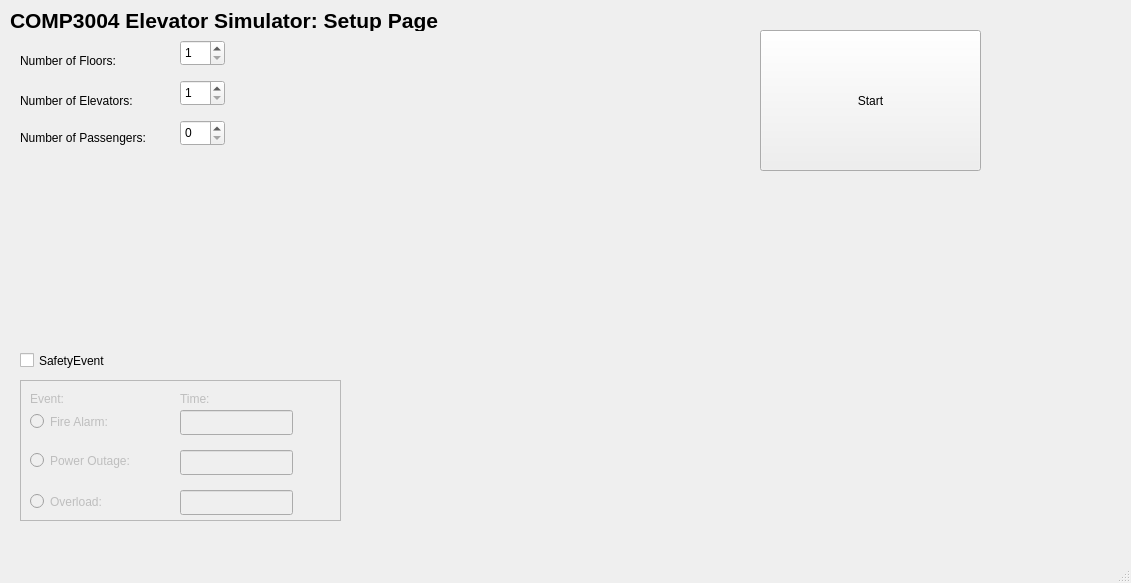
<?xml version="1.0" encoding="UTF-8"?>
<ui version="4.0">
 <class>MainWindow</class>
 <widget class="QMainWindow" name="MainWindow">
  <property name="geometry">
   <rect>
    <x>0</x>
    <y>0</y>
    <width>1131</width>
    <height>583</height>
   </rect>
  </property>
  <property name="windowTitle">
   <string>MainWindow</string>
  </property>
  <widget class="QWidget" name="centralwidget">
   <widget class="QStackedWidget" name="stackedWidget">
    <property name="geometry">
     <rect>
      <x>0</x>
      <y>0</y>
      <width>1131</width>
      <height>541</height>
     </rect>
    </property>
    <property name="currentIndex">
     <number>0</number>
    </property>
    <widget class="QWidget" name="setupPage">
     <widget class="QLabel" name="label">
      <property name="geometry">
       <rect>
        <x>10</x>
        <y>10</y>
        <width>511</width>
        <height>21</height>
       </rect>
      </property>
      <property name="font">
       <font>
        <pointsize>16</pointsize>
        <weight>75</weight>
        <bold>true</bold>
       </font>
      </property>
      <property name="text">
       <string>COMP3004 Elevator Simulator: Setup Page</string>
      </property>
     </widget>
     <widget class="QLabel" name="floorLabel">
      <property name="geometry">
       <rect>
        <x>20</x>
        <y>50</y>
        <width>121</width>
        <height>21</height>
       </rect>
      </property>
      <property name="text">
       <string>Number of Floors:</string>
      </property>
     </widget>
     <widget class="QSpinBox" name="elevatorsInput">
      <property name="geometry">
       <rect>
        <x>180</x>
        <y>80</y>
        <width>45</width>
        <height>26</height>
       </rect>
      </property>
      <property name="minimum">
       <number>1</number>
      </property>
      <property name="maximum">
       <number>10</number>
      </property>
     </widget>
     <widget class="QLabel" name="elevatorLabel">
      <property name="geometry">
       <rect>
        <x>20</x>
        <y>90</y>
        <width>141</width>
        <height>21</height>
       </rect>
      </property>
      <property name="text">
       <string>Number of Elevators:</string>
      </property>
     </widget>
     <widget class="QCheckBox" name="safetyCheckbox">
      <property name="geometry">
       <rect>
        <x>20</x>
        <y>350</y>
        <width>101</width>
        <height>21</height>
       </rect>
      </property>
      <property name="text">
       <string>SafetyEvent</string>
      </property>
     </widget>
     <widget class="QSpinBox" name="passengersInput">
      <property name="geometry">
       <rect>
        <x>180</x>
        <y>120</y>
        <width>45</width>
        <height>26</height>
       </rect>
      </property>
      <property name="minimum">
       <number>0</number>
      </property>
      <property name="maximum">
       <number>10</number>
      </property>
     </widget>
     <widget class="QFrame" name="safetyFrame">
      <property name="enabled">
       <bool>false</bool>
      </property>
      <property name="geometry">
       <rect>
        <x>20</x>
        <y>380</y>
        <width>321</width>
        <height>141</height>
       </rect>
      </property>
      <property name="frameShape">
       <enum>QFrame::StyledPanel</enum>
      </property>
      <property name="frameShadow">
       <enum>QFrame::Raised</enum>
      </property>
      <widget class="QRadioButton" name="fireButton">
       <property name="geometry">
        <rect>
         <x>10</x>
         <y>30</y>
         <width>106</width>
         <height>23</height>
        </rect>
       </property>
       <property name="text">
        <string>Fire Alarm:</string>
       </property>
      </widget>
      <widget class="QRadioButton" name="powerOutButton">
       <property name="geometry">
        <rect>
         <x>10</x>
         <y>70</y>
         <width>121</width>
         <height>21</height>
        </rect>
       </property>
       <property name="text">
        <string>Power Outage:</string>
       </property>
      </widget>
      <widget class="QRadioButton" name="overloadButton">
       <property name="geometry">
        <rect>
         <x>10</x>
         <y>110</y>
         <width>106</width>
         <height>23</height>
        </rect>
       </property>
       <property name="text">
        <string>Overload:</string>
       </property>
      </widget>
      <widget class="QLineEdit" name="fireInput">
       <property name="geometry">
        <rect>
         <x>160</x>
         <y>30</y>
         <width>113</width>
         <height>25</height>
        </rect>
       </property>
      </widget>
      <widget class="QLineEdit" name="powerOutInput">
       <property name="geometry">
        <rect>
         <x>160</x>
         <y>70</y>
         <width>113</width>
         <height>25</height>
        </rect>
       </property>
      </widget>
      <widget class="QLineEdit" name="overloadInput">
       <property name="geometry">
        <rect>
         <x>160</x>
         <y>110</y>
         <width>113</width>
         <height>25</height>
        </rect>
       </property>
      </widget>
      <widget class="QLabel" name="label_9">
       <property name="geometry">
        <rect>
         <x>10</x>
         <y>10</y>
         <width>62</width>
         <height>17</height>
        </rect>
       </property>
       <property name="text">
        <string>Event:</string>
       </property>
      </widget>
      <widget class="QLabel" name="label_10">
       <property name="geometry">
        <rect>
         <x>160</x>
         <y>10</y>
         <width>62</width>
         <height>17</height>
        </rect>
       </property>
       <property name="text">
        <string>Time:</string>
       </property>
      </widget>
     </widget>
     <widget class="QLabel" name="passengerLabel">
      <property name="geometry">
       <rect>
        <x>20</x>
        <y>130</y>
        <width>161</width>
        <height>16</height>
       </rect>
      </property>
      <property name="text">
       <string>Number of Passengers:</string>
      </property>
     </widget>
     <widget class="QPushButton" name="startButton">
      <property name="geometry">
       <rect>
        <x>760</x>
        <y>30</y>
        <width>221</width>
        <height>141</height>
       </rect>
      </property>
      <property name="text">
       <string>Start</string>
      </property>
     </widget>
     <widget class="QSpinBox" name="floorsInput">
      <property name="geometry">
       <rect>
        <x>180</x>
        <y>40</y>
        <width>45</width>
        <height>26</height>
       </rect>
      </property>
      <property name="minimum">
       <number>1</number>
      </property>
      <property name="maximum">
       <number>10</number>
      </property>
     </widget>
     <widget class="QWidget" name="verticalLayoutWidget_2">
      <property name="geometry">
       <rect>
        <x>20</x>
        <y>150</y>
        <width>591</width>
        <height>191</height>
       </rect>
      </property>
      <layout class="QVBoxLayout" name="passengerEditorFrame"/>
     </widget>
    </widget>
    <widget class="QWidget" name="simulationPage">
     <widget class="QLabel" name="label_2">
      <property name="geometry">
       <rect>
        <x>10</x>
        <y>10</y>
        <width>571</width>
        <height>21</height>
       </rect>
      </property>
      <property name="font">
       <font>
        <pointsize>16</pointsize>
        <weight>75</weight>
        <bold>true</bold>
       </font>
      </property>
      <property name="text">
       <string>COMP3004 Elevator Simulator: Simulation Page</string>
      </property>
     </widget>
     <widget class="QPushButton" name="resumeButton">
      <property name="enabled">
       <bool>false</bool>
      </property>
      <property name="geometry">
       <rect>
        <x>900</x>
        <y>60</y>
        <width>101</width>
        <height>101</height>
       </rect>
      </property>
      <property name="text">
       <string>Resume</string>
      </property>
      <property name="checkable">
       <bool>false</bool>
      </property>
     </widget>
     <widget class="QPushButton" name="pauseButton">
      <property name="geometry">
       <rect>
        <x>900</x>
        <y>210</y>
        <width>101</width>
        <height>101</height>
       </rect>
      </property>
      <property name="text">
       <string>Pause</string>
      </property>
     </widget>
     <widget class="QPushButton" name="stopButton">
      <property name="geometry">
       <rect>
        <x>900</x>
        <y>360</y>
        <width>101</width>
        <height>101</height>
       </rect>
      </property>
      <property name="text">
       <string>Stop</string>
      </property>
     </widget>
     <widget class="QPushButton" name="resetButton">
      <property name="enabled">
       <bool>false</bool>
      </property>
      <property name="geometry">
       <rect>
        <x>1020</x>
        <y>360</y>
        <width>81</width>
        <height>41</height>
       </rect>
      </property>
      <property name="text">
       <string>Reset</string>
      </property>
     </widget>
     <widget class="QPushButton" name="exitButton">
      <property name="enabled">
       <bool>false</bool>
      </property>
      <property name="geometry">
       <rect>
        <x>1020</x>
        <y>424</y>
        <width>81</width>
        <height>41</height>
       </rect>
      </property>
      <property name="text">
       <string>Exit</string>
      </property>
     </widget>
     <widget class="QWidget" name="verticalLayoutWidget">
      <property name="geometry">
       <rect>
        <x>10</x>
        <y>90</y>
        <width>861</width>
        <height>431</height>
       </rect>
      </property>
      <layout class="QVBoxLayout" name="consoleLayout"/>
     </widget>
     <widget class="QLabel" name="label_3">
      <property name="geometry">
       <rect>
        <x>20</x>
        <y>60</y>
        <width>111</width>
        <height>17</height>
       </rect>
      </property>
      <property name="text">
       <string>Output Console:</string>
      </property>
     </widget>
    </widget>
   </widget>
  </widget>
  <widget class="QMenuBar" name="menubar">
   <property name="geometry">
    <rect>
     <x>0</x>
     <y>0</y>
     <width>1131</width>
     <height>22</height>
    </rect>
   </property>
  </widget>
  <widget class="QStatusBar" name="statusbar"/>
 </widget>
 <resources/>
 <connections/>
</ui>
